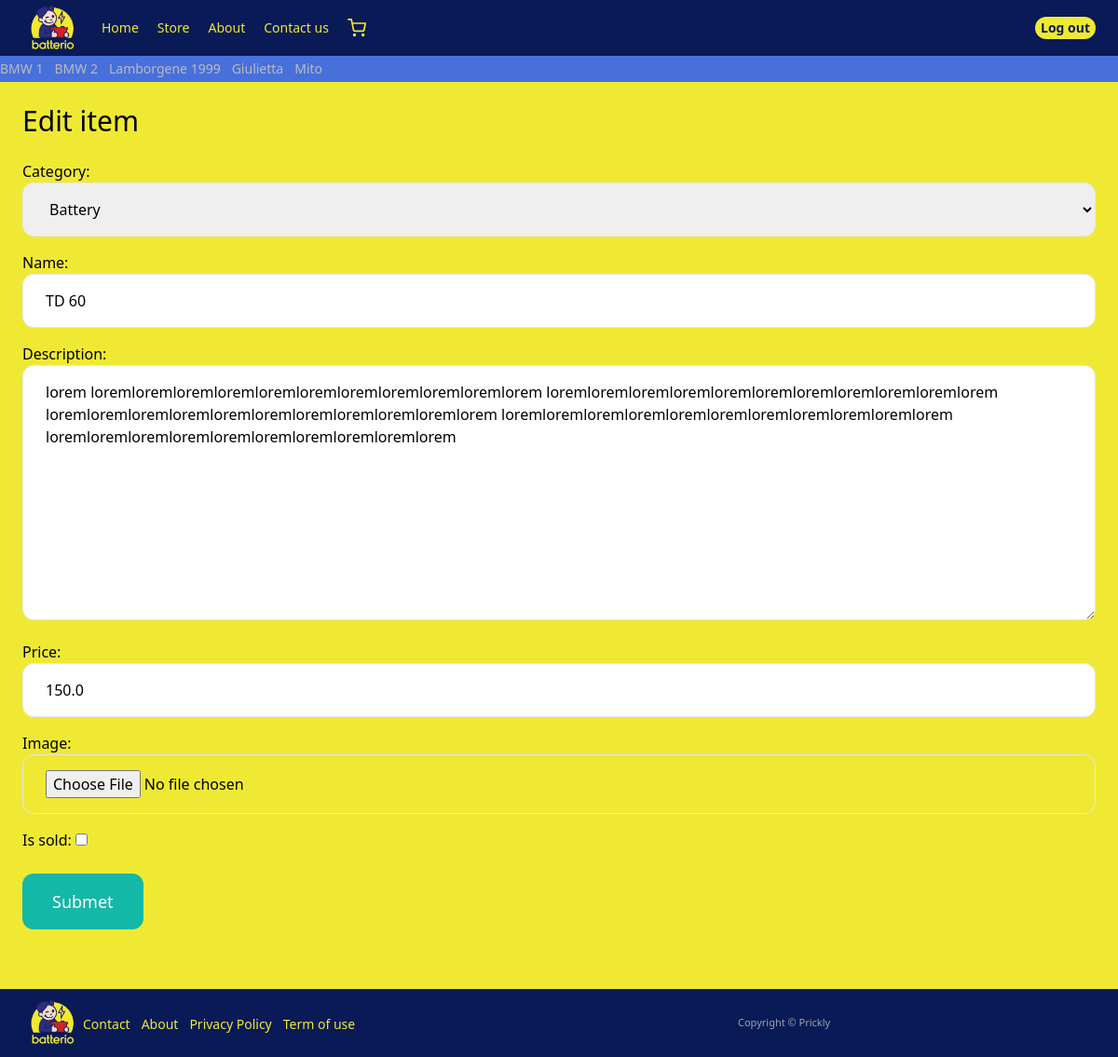
The app's page /item/8/edit/ (signed in) with its own data.
### Car/models.py (models this page shows, shortened)
class Car(models.Model):
  Name = models.CharField(max_length=255);
  Car_type  = models.ForeignKey(CarType, on_delete=models.SET_NULL, default='', null=True, blank= True)
  Avilable_battries = models.ManyToManyField(to='item.Item', blank=True)

### item/models.py (models this page shows, shortened)
class Item(models.Model):
    category = models.ForeignKey(Category, related_name='items', on_delete=models.CASCADE)
    name = models.CharField(max_length=255)
    description = models.TextField(blank=True , null= True)
    price = models.FloatField()
    image = models.ImageField(upload_to='item_images', blank=True, null=True)
    is_sold = models.BooleanField(default=False)
    created_by = models.ForeignKey(User,related_name='items', on_delete=models.SET_NULL, null=True, blank=True)
    created_at = models.DateTimeField(auto_now_add=True)
    ordered_by = models.ManyToManyField(User, blank=True )
    class Meta:
        verbose_name_plural = 'products'

class Category(models.Model):
    name = models.CharField(max_length=255)
    def __str__(self):
        return self.name
    class Meta:
        ordering = ('name', )
        verbose_name_plural = "Categories"

### item/views.py (the view)
# urls.py: path('<int:pk>/edit/' , views.edit , name='edit'),
@login_required
def edit(request, pk):
    item = get_object_or_404(Item, pk=pk, created_by=request.user)
    if request.method == "POST":
        form = EditI
        temForm(request.POST, request.FILES, instance=item)
        if form.is_valid():
            form.save()
            return redirect('item:detail', pk=item.id)
    else:
        form = EditItemForm(instance=item)
    c= {
        'form' : form,
        'title' : 'Edit item',
        'forh' : Car.objects.all()
    }
    return render(request, 'item/form.html' ,c)

### item/forms.py
class EditItemForm(forms.ModelForm):
    class Meta:
        model = Item
        fields = ( 'category','name', 'description', 'price', 'image', 'is_sold')
        widgets  = {
            'category' :  forms.Select(attrs={
                'class' : INPUT_CLASSES +"focus:bg-gray-100 focus:shadow-[0_9px_9px_-4px_#3b71ca] focus:p-7 transition-all"
            }),
            'name' :  forms.TextInput(attrs={
                'class' : INPUT_CLASSES  +"focus:bg-gray-100 focus:shadow-[0_9px_9px_-4px_#3b71ca] focus:p-7 transition-all"
            }),
            'description' :  forms.Textarea(attrs={
                'class' : INPUT_CLASSES +"focus:bg-gray-100 focus:shadow-[0_9px_9px_-4px_#3b71ca] focus:p-7 transition-all"
            }),
            'price' :  forms.TextInput(attrs={
                'class' : INPUT_CLASSES + "focus:bg-gray-100 focus:shadow-[0_9px_9px_-4px_#3b71ca] focus:p-7 transition-all"
            }),
            'image' :  forms.FileInput(attrs={
                'class' : INPUT_CLASSES + "focus:bg-gray-100 focus:shadow-[0_9px_9px_-4px_#3b71ca] focus:p-7 transition-all"
            }),
        }

### item/templates/item/form.html (shortened to what this page needs)
{% extends 'core/base.html' %}
{% block content %}
    <h1 class='mb-6 text-3xl'> {{title }}  </h1>
    <form method='POST' action='.' enctype="multipart/form-data">
        <div class='space-y-4'  >
            {{ form.as_p }}
        </div>
    <button class="mt-6 py-4 px-8 text-lg bg-teal-500 hover:bg-teal-700 rounded-xl text-white"> Submet  </button>
    </form>
{% endblock content %}

### core/templates/core/base.html (shortened to what this page needs)
{% load static %}
<!DOCTYPE html>
<html lang="en">
<head>
</head>
<body class='{% block bodyclass %}
bg-[#f0e934]
{% endblock bodyclass %}  main-layout'>
    <nav class="py-6 px-6 flex  bg-[#0a1a56] justify-between items-center
    2xl:h-[60px]
     xl:h-[60px]
     lg:h-[60px]
     md:h-[60px]
     sm:h-[60px]
    ">
        <div class='flex items-center sm:gap-5  gap-1  header__items'>
            <div>
            <a href='/'>
                <img src='{% static 'media/_n.png' %}' class='
                 sm:min-h-[65px]
                 xl:min-h-[65px]
                2xl:min-h-[65px]
                    min-w-[65px]
                    min-h-[65px]
                 sm:max-h-[65px]
                 xl:max-h-[65px]
                2xl:max-h-[65px]
                    max-w-[65px]
                    max-h-[65px]
                '>
                </a>
            </div>
            <a href='/' class="
            sm:text-sm
            text-[#f0e934]
            text-[10px]
            ">
                Home
                </a>
            <a href='{% url 'item:items' %}' class="
            sm:text-sm
            text-[#f0e934]
            text-[10px]
            ">
                Store
                </a>
            <a href='/' class="
            sm:text-sm
            text-[#f0e934]
            text-[10px]
            ">
                About
                </a>
            <a href='/' class="
            text-[#f0e934]
            sm:text-sm
            text-[10px]
             ">
                Contact us
                </a>
                <p>
                <a href="{% url 'dashboard:index' %}" class='
            text-[#f0e934]
            sm:text-sm
            text-[10px]
            hover:scale-[1.2]
            '>
            </a></p>
                </div>
                <div class="  flex flex-col sm:flex-row xl:flex-row 2xl:flex-row gap-1 ">
            {% if request.user.is_authenticated %}
            <a  style='border-radius:60px' href="{% url 'core:logout' %}" class='  xl:py-2 xl:px-5 py-[2px] px-[6px]  rounded      text-sm font-semibold
            text-[#0a1a56] hover:text-[#d52127]
            bg-[#f0e934]
            transition-all hover:scale-[.89] duration-500
            '>Log out</a>
            {% endif %}
        </div>
    </nav>
    <header class='py-1 bg-[#4770db] flex gap-3'>
    {% for cate in forh %}
           <a href="{% url 'item:items' %}?{{cate.Name}}=1" class="text-sm ui"> {{cate.Name}}</a>
    {% endfor %}
        </header>
{% block landing %}
<div class="px-6 py-6 " >
    {% block content %}{% endblock content %}
</div>
{% endblock landing %}
    <footer class='py-1 px-6 flex justify-between bg-[#0a1a56] mt-10  '>
        <div class='w-2/3  pr-10 flex items-center'>
            <a href='/'>
                <img src='{% static 'media/_n.png' %}' class='
                 sm:min-h-[65px]
                 xl:min-h-[65px]
                2xl:min-h-[65px]
                    min-w-[65px]
                    min-h-[65px]
                 sm:max-h-[65px]
                 xl:max-h-[65px]
                2xl:max-h-[65px]
                    max-w-[65px]
                    max-h-[65px]
                '>
                </a>
            <ul class='flex gap-3'>
                <div class='md:flex gap-3 lg:flex xl:flex 2xl:flex'>
                <li><a href="{% url 'core:contact' %}" class=' text-sm  text-[#f0e934]                        hover:text-[#F0EA34C7]'>Contact</a></li>
                <li><a href="{% url 'core:contact' %}" class='text-sm  text-[#f0e934]                         hover:text-[#F0EA34C7]'>About</a></li>
            </div>
            <div class='md:flex gap-3 lg:flex xl:flex 2xl:flex' >
                <li><a href="{% url 'core:contact' %}" class=' text-sm  text-[#f0e934]                        hover:text-[#F0EA34C7]'>Privacy Policy</a></li>
                <li><a href="{% url 'core:contact' %}" class='text-sm  text-[#f0e934]                         hover:text-[#F0EA34C7]'>Term of use</a></li>
            </div>
            </ul>
        </div>
        <div class='w-1/3 flex items-center'>
            <p class='text-gray-400 text-[11px]'>
                Copyright © Prickly
            </p>
        </div>
    </footer>
</body>
</html>

### core/templates/core/base.html (style rules this page uses)
.header__items > a { transition: .3s transform, margin-top .4s; }
.ui { color:#BABABA; transition: color .3s; }

### records on screen
Car: Name "BMW 1"
Car: Name "BMW 2"
Car: Name "Lamborgene 1999"
Car: Name "Giulietta"
Car: Name "Mito"
Item: category "Battery", description "lorem loremloremloremloremloremloremloremloremloremloremlorem loremloremloremloremloremloremloremloremloremloremlorem loremloremloremloremloremloremloremloremloremloremlorem loremloremloremloremloremloremloremloremloremloremlorem loremloremloremloremloremloremloremloremloremlorem", price "150.0"
Category: name "TD 60"

### other values on screen
{{ title }} "Edit item"
